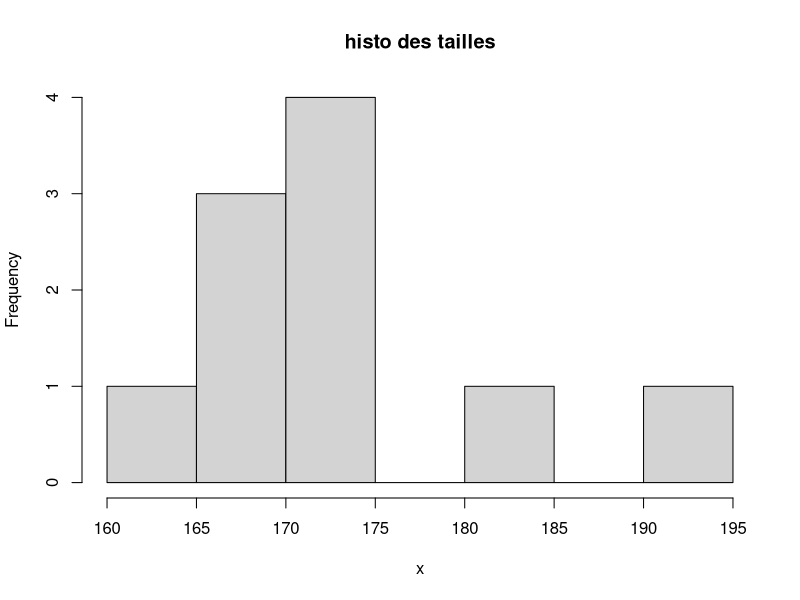

This figure's R source:
2 + 3
2 + 3
8 - 12
14 * 25
-3/10
4*sqrt(2)
x<-2
x
x+2
sin(x)
sin(2)
y<-sin(x)
y
pi
exp(1)
x=2
x<-2
2->x
#variables
tailles <- c(167, 192, 173, 174, 172, 167, 171, 185, 163, 170)
tailles
length(tailles)#taille echantillon
mean(tailles)#moyenne
sd(tailles)#ecard-type
var(tailles)#variance
summary(tailles)#resume
hist(tailles,main="histo des tailles",xlab="x")#histogram



tailles <- c(167, 192, 173, 174, 172, 167, 171, 185, 163, 170)
poids <- c(86, 74, 83, 50, 78, 66, 66, 51, 50, 55)
tailles.m <- tailles/100
imc <- poids/(tailles.m^2)





poids <- c(86, 74, 83, 50, 78, 66, 66, 51, 50, 55)

poids
length(poids)
tailles.st<-(tailles-mean(tailles))/sd(tailles)
tailles
tailles.st
mean(tailles.st)
sd(tailles.st)
tailles.m<-tailles/100
imc<-poids/tailles.m^2
imc
donnees<- data.frame(tailles,poids,imc)


